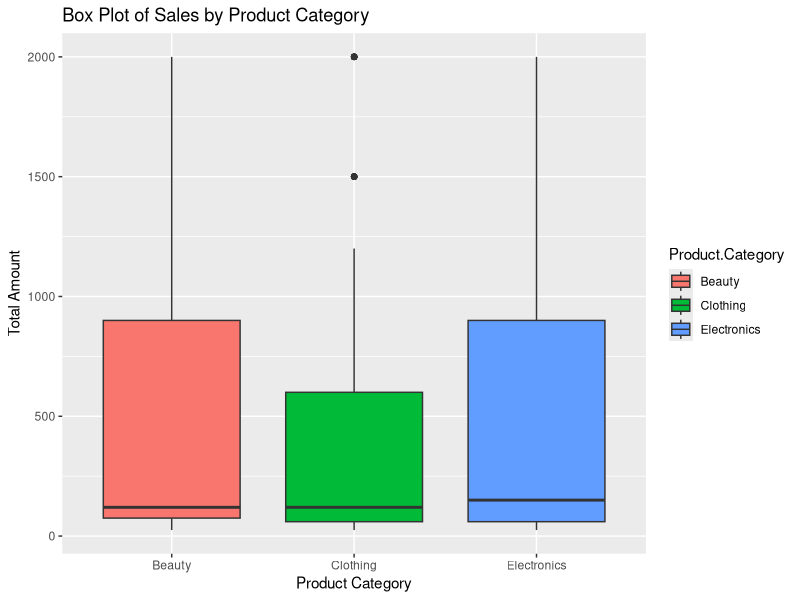
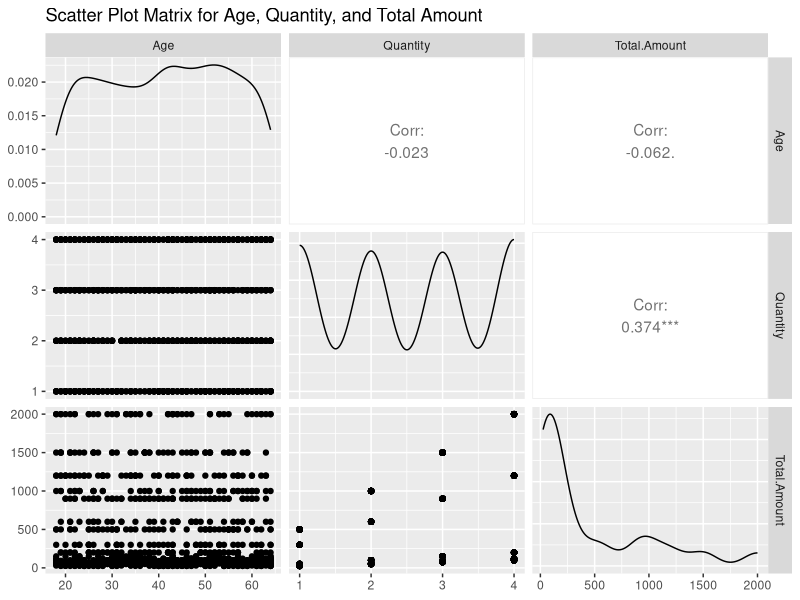
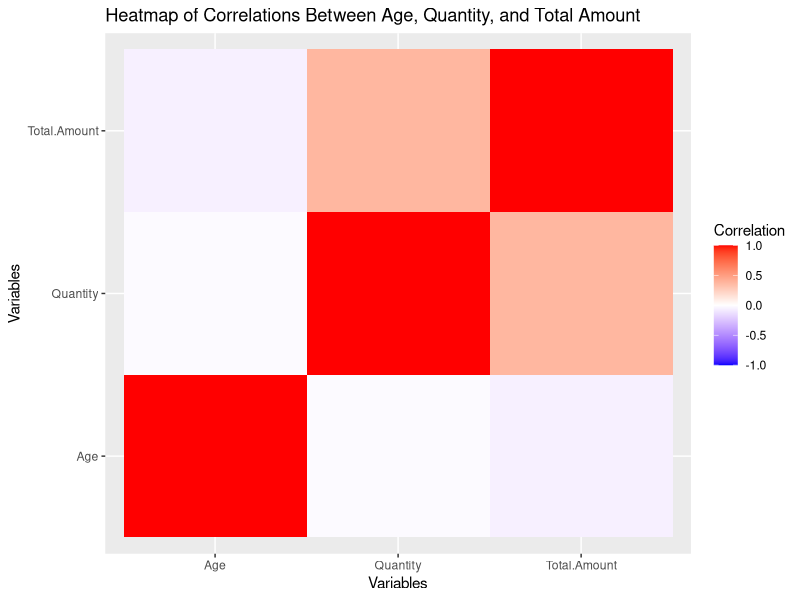

Source code (R) for these figures, in order:
# =============================
# OVERVIEW:
# This script performs data cleaning, analysis, and visualization on retail sales data.
# It answers key business questions related to total sales, customer demographics, and spending behavior.
# =============================

# Load necessary libraries
library(dplyr)    # For data manipulation
library(ggplot2)  # For data visualization
library(GGally)   # For scatter plot matrix
library(reshape2) # For creating heatmaps
# Add a command below to load tidyr

# =============================
# LOAD DATA
# Read the CSV data file and store it in a dataframe
sales_data <- read.csv("Week 3 retail_sales_dataset.csv")

# View rows of the dataset to understand its structure
head(sales_data)
tail(sales_data)
print(sales_data)

str(sales_data)
summary(sales_data)

#sales_data <- mutate(sales_data, Log.TA = log(Total.Amount))

#data_filtered <- filter(sales_data, Age < 30)
#head(data_filtered)

# =============================
# STEP 1: HANDLING MISSING AND DUPLICATE DATA
# =============================
# HANDLE MISSING DATA
# Check for missing values in the dataframe
colSums(is.na(sales_data))

# Replace empty strings or 'NaN' with NA in the entire dataframe
sales_data[sales_data == "" | sales_data == "NaN"] <- NA

# Check for missing values in the dataframe again
colSums(is.na(sales_data))

# Fill missing values in Age with the median (if any)
sales_data$Age[is.na(sales_data$Age)] <- median(sales_data$Age, na.rm = TRUE)

# =============================
# HANDLE DUPLICATE DATA
# Check if any duplicates exist
duplicates_count <- sum(duplicated(sales_data))
print(paste("Number of duplicate rows:", duplicates_count))

# Remove any duplicate rows from the dataframe
sales_data <- distinct(sales_data)

# Check if any duplicates remain
duplicates_count <- sum(duplicated(sales_data))
print(paste("Number of duplicate rows:", duplicates_count))

# =============================
# STEP 2: IDENTIFYING REVENUE DECLINE BY PRODUCT CATEGORY
# =============================
# Calculate total sales for each product category
total_sales_per_category <- sales_data %>%
  group_by(Product.Category) %>%
  summarise(total_sales = sum(Total.Amount, na.rm = TRUE)) %>%
  arrange(desc(total_sales))

# Display the total sales per category
print("Total Sales per Category:")
print(total_sales_per_category)

# =============================
# Create a box plot to visualize the spread of total amount spent by category
ggplot(sales_data, aes(x = Product.Category, y = Total.Amount)) +
  geom_boxplot(aes(fill = Product.Category)) +
  ggtitle("Box Plot of Sales by Product Category") +
  xlab("Product Category") +
  ylab("Total Amount")

# A box plot visually represents the distribution of a dataset by showing
# its spread, central tendency, and potential outliers. The box spans the
# interquartile range (IQR), containing the middle 50% of the data, with
# a line inside the box representing the median. The whiskers extend to
# the minimum and maximum values within 1.5 times the IQR, and points
# beyond the whiskers are considered outliers. Symmetry or skewness is
# indicated by the length of the whiskers, showing how the data is
# distributed, with skewness revealed by longer whiskers on one side.

# =============================
# STEP 3: CUSTOMER DEMOGRAPHICS AND SPENDING BEHAVIOR
# =============================
# Analyze the average age of customers for each product category
average_age_per_category <- sales_data %>%
  group_by(Product.Category) %>%
  summarise(avg_age = mean(Age, na.rm = TRUE)) %>%
  arrange(desc(avg_age))

# Display the average age per category
print("Average Customer Age per Category:")
print(average_age_per_category)

# =============================
# Create a scatter plot matrix to explore relationships between Age, Quantity, and Total Amount
ggpairs(sales_data, columns = c("Age", "Quantity", "Total.Amount"),
        title = "Scatter Plot Matrix for Age, Quantity, and Total Amount")

# A scatter plot matrix displays pairwise relationships between multiple 
# variables in a dataset. Each cell in the matrix contains a scatter plot 
# comparing two variables, helping to visualize patterns, correlations, 
# or trends between them. The diagonal of the matrix typically shows 
# each variable's distribution, often as histograms or density plots. 
# Scatter plot matrices are useful for identifying relationships, 
# clustering, or outliers, providing an overview of how variables interact 
# across the dataset.

# =============================
# CHALLENGE: CREATE A CONNECTED SCATTER PLOT
# =============================

# Uncomment the code below and see if you can create a connected scatter plot using
# Date and Total.Amount. Our dataframe is called sales_data - not data.
# data$date <- as.Date(data$date)
# data %>%
#   tail(10) %>%
#   ggplot( aes(x=date, y=value)) +
#   geom_line() +
#   geom_point()

# =============================
# STEP 4: GENDER-BASED SPENDING ANALYSIS
# =============================
# Calculate total spending by gender
total_spending_by_gender <- sales_data %>%
  group_by(Gender) %>%
  summarise(total_spending = sum(Total.Amount, na.rm = TRUE)) %>%
  arrange(desc(total_spending))

# Display the total spending by gender
print("Total Spending by Gender:")
print(total_spending_by_gender)

# =============================
# CHALLENGE: CREATE A CONNECTED SCATTER PLOT
# =============================

# Uncomment the code below and see if you can create a barplot using
# Gender and Total.Amount. Our dataframe is called sales_data - not data.
# ggplot(data, aes(x=name, y=value)) +
#   geom_bar(stat = "identity")

# =============================
# STEP 5: ANALYZING THE RELATIONSHIP BETWEEN KEY VARIABLES
# =============================
# Create a heatmap to visualize correlations between numerical variables
correlation_matrix <- cor(sales_data[, c("Age", "Quantity", "Total.Amount")], use = "complete.obs")

# Melt the correlation matrix for visualization
melted_corr_matrix <- melt(correlation_matrix)

# Plot the heatmap using ggplot2
ggplot(data = melted_corr_matrix, aes(x = Var1, y = Var2, fill = value)) +
  geom_tile() +
  scale_fill_gradient2(low = "blue", high = "red", mid = "white", midpoint = 0, limit = c(-1, 1), space = "Lab", 
                       name="Correlation") +
  ggtitle("Heatmap of Correlations Between Age, Quantity, and Total Amount") +
  xlab("Variables") +
  ylab("Variables")

# A correlation heatmap visually represents the strength and direction of 
# relationships between variables in a dataset. Each cell in the heatmap 
# shows a correlation coefficient, typically ranging from -1 to 1, with 
# color intensity indicating the degree of correlation. Positive correlations 
# are closer to 1, while negative correlations are closer to -1. Heatmaps 
# make it easy to identify strong relationships, patterns, or trends between 
# variables at a glance, aiding in feature selection and understanding 
# data interactions.

# =============================
# CHALLENGE: CREATE SOMETHING ON YOUR OWN
# =============================

# Check out this awesome ggplot2 website: https://r-graph-gallery.com
# You can explore different visualizations and maybe find one that interests you.
# Drill down into and see the sample code.  Trying copying it into this file, updating it and runnning it.
# This dataset will not support all of these but you can focus on simpler ones first.  
